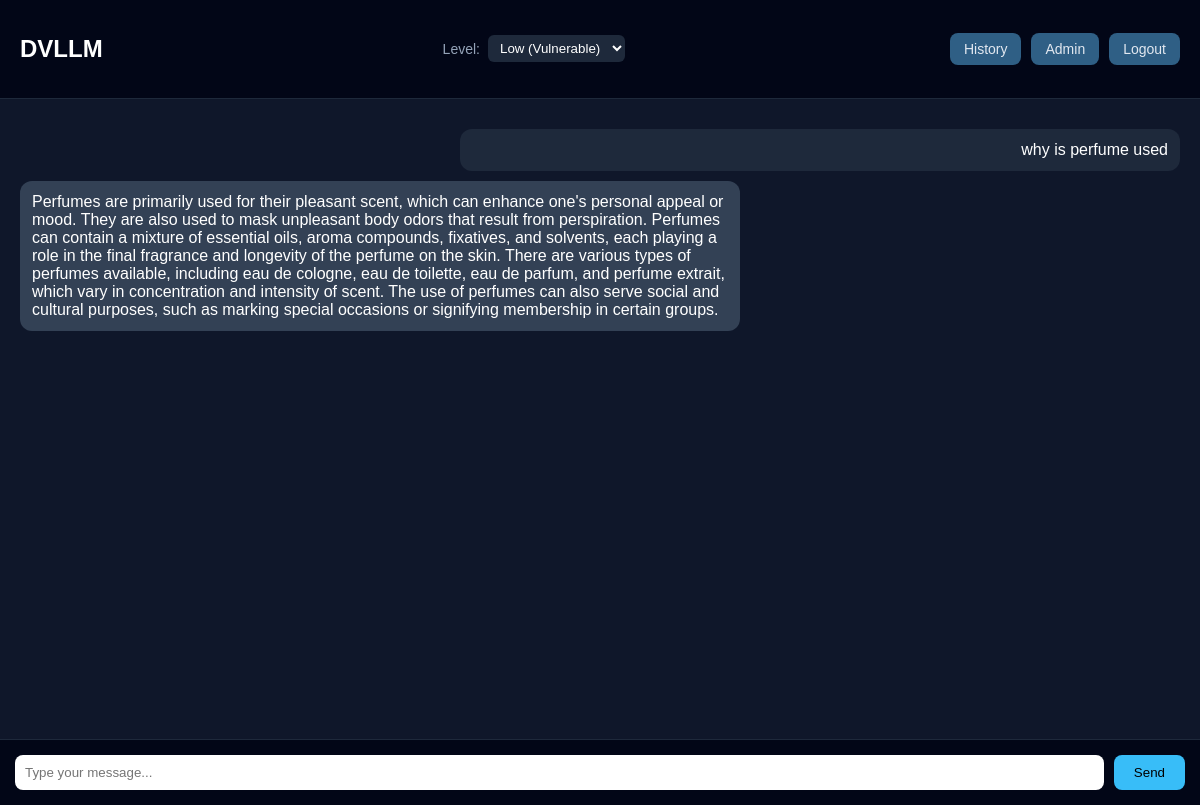
The page /chat (signed in) on the database its author committed.
### tables this page shows
CREATE TABLE chats (
            id INTEGER PRIMARY KEY AUTOINCREMENT,
            user_id INTEGER,
            message TEXT,
            type TEXT
        );

### app.py (the view, shortened to what this page needs)
@app.route("/chat", methods=["GET", "POST"])
def chat():
    user_id = session.get("user_id", 1)
    conn = sqlite3.connect("database.db")
    c = conn.cursor()
    temp_reply = None
    history = c.execute(
        "SELECT message, type FROM chats WHERE user_id=? ORDER BY id ASC",
        (user_id,)
    ).fetchall()
    conn.close()
    return render_template(
        "chat.html",
        history=history,
        temp_reply=temp_reply,
        level=SECURITY_LEVEL
    )

### templates/chat.html (shortened to what this page needs)
<!DOCTYPE html>
<html>
<head>
    <link rel="stylesheet" href="{{ url_for('static', filename='style.css') }}">
</head>
<body>
<div class="top-bar">
    <h2>DVLLM</h2>
    <div class="level-control">
    <span class="level-label">Level:</span>
    <select onchange="changeLevel(this.value)" class="level-dropdown">
        <option value="low" {% if level=='low' %}selected{% endif %}>Low (Vulnerable)</option>
    </select>
</div>
    <div class="top-bar-buttons">
        <a href="/history_page?user_id={{ session['user_id'] }}" class="top-btn">History</a>
        {% if session['role'] == 'admin' %}
            <a href="/admin" class="top-btn">Admin</a>
        {% endif %}
        <a href="/logout" class="top-btn">Logout</a>
    </div>
</div>
<div class="chat-container" id="chat-container">
   {% for message, type in history %}
    {% if type == 'user' %}
        <div class="user-message">
            {{ message }}
        </div>
    {% else %}
        <div class="bot-message">
            {{ message | safe }}
        </div>
    {% endif %}
{% endfor %}
</div>
<form method="POST" class="chat-form">
    <input type="text" name="message" placeholder="Type your message..." required>
    <button type="submit">Send</button>
</form>
</body>
</html>

### static/style.css (style rules this page uses)
body { font-family: 'Inter', -apple-system, BlinkMacSystemFont, 'Segoe UI', Roboto, sans-serif; -webkit-font-smoothing: antialiased; -moz-osx-font-smoothing: grayscale; }
body { margin: 0; font-family: Arial, sans-serif; background: #0f172a; color: white; }
.top-bar { display: flex; justify-content: space-between; align-items: center; padding: 15px 20px; background: #020617; border-bottom: 1px solid #1e293b; }
.chat-container { height: 75vh; overflow-y: auto; padding: 20px; }
.user-message { background: #1e293b; margin-left: auto; text-align: right; max-width: 60%; padding: 12px; margin-top: 10px; border-radius: 12px; word-wrap: break-word; }
.bot-message { background: #334155; margin-right: auto; max-width: 60%; padding: 12px; margin-top: 10px; border-radius: 12px; word-wrap: break-word; }
.chat-form { display: flex; padding: 15px; background: #020617; border-top: 1px solid #1e293b; }
.chat-form input { flex: 1; padding: 10px; border-radius: 8px; border: none; margin-right: 10px; }
.chat-form button { padding: 10px 20px; border: none; background: #38bdf8; border-radius: 8px; cursor: pointer; }
.top-bar-buttons { display: flex; gap: 10px; }
.top-btn { background: #2f5f85; color: #e2e8f0; padding: 8px 14px; border-radius: 8px; text-decoration: none; font-size: 14px; transition: 0.2s ease; }
.level-control { display: flex; align-items: center; gap: 8px; margin-left: 15px; }
.level-label { color: #94a3b8; font-size: 14px; }
.level-dropdown { padding: 5px 8px; border-radius: 6px; border: none; background-color: #1e293b; color: white; }

### rows shown on the page
chats: message "why is perfume used"
chats: message "Perfumes are primarily used for their pleasant scent, which can enhance one's personal appeal or mood. They are also used to mask unpleasant body odors that result from perspiration. Perfumes can contain a mixture of essential oils, aroma compounds, fixatives, and solvents, each playing a role in the final fragrance and longevity of the perfume on the skin. There are various types of perfumes available, including eau de cologne, eau de toilette, eau de parfum, and perfume extrait, which vary in concentration and intensity of scent. The use of perfumes can also serve social and cultural purposes, such as marking special occasions or signifying membership in certain groups."
